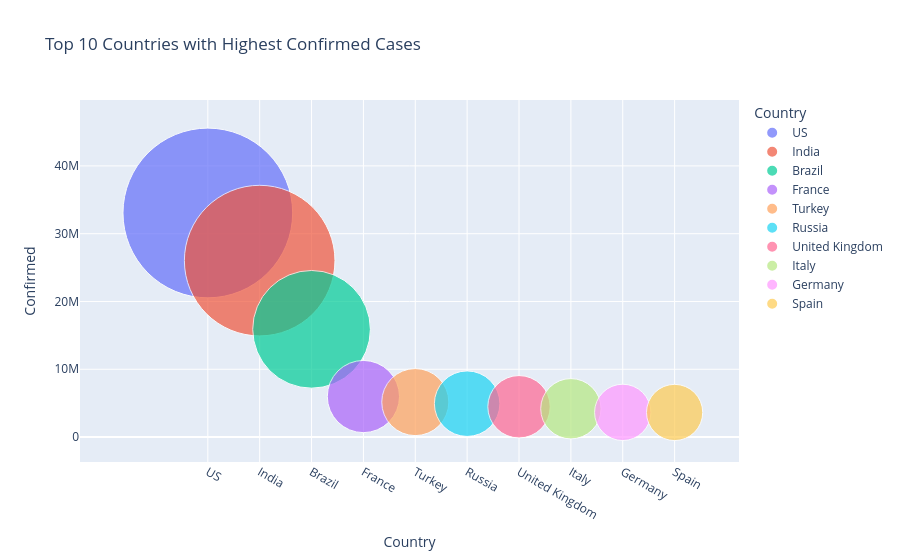

Notebook source saved alongside this figure:
### Code cell
top_ten_countries = pd.DataFrame(data.groupby("Country")["Confirmed"].sum().sort_values(ascending=False).head(10))
top_ten_countries.reset_index(inplace=True)
print(top_ten_countries)
one = px.scatter(top_ten_countries, x="Country", y="Confirmed", size="Confirmed", color="Country",size_max=120,title="Top 10 Countries with Highest Confirmed Cases")
one.show()
one.write_html("top_ten_countries.html")

### Figure 1 — Plotly figure (JSON) as saved in the notebook; plotly's stock layout.template omitted (floating-point values rounded to 4 significant figures)
{"data": [{"hovertemplate": "Country=%{x}<br>Confirmed=%{marker.size}<extra></extra>", "legendgroup": "US", "marker": {"color": "#636efa", "size": [33057486], "sizemode": "area", "sizeref": 2296.0, "symbol": "circle"}, "mode": "markers", "name": "US", "orientation": "v", "showlegend": true, "type": "scatter", "x": ["US"], "xaxis": "x", "y": [33057486], "yaxis": "y"}, {"hovertemplate": "Country=%{x}<br>Confirmed=%{marker.size}<extra></extra>", "legendgroup": "India", "marker": {"color": "#EF553B", "size": [26031991], "sizemode": "area", "sizeref": 2296.0, "symbol": "circle"}, "mode": "markers", "name": "India", "orientation": "v", "showlegend": true, "type": "scatter", "x": ["India"], "xaxis": "x", "y": [26031991], "yaxis": "y"}, {"hovertemplate": "Country=%{x}<br>Confirmed=%{marker.size}<extra></extra>", "legendgroup": "Brazil", "marker": {"color": "#00cc96", "size": [15894094], "sizemode": "area", "sizeref": 2296.0, "symbol": "circle"}, "mode": "markers", "name": "Brazil", "orientation": "v", "showlegend": true, "type": "scatter", "x": ["Brazil"], "xaxis": "x", "y": [15894094], "yaxis": "y"}, {"hovertemplate": "Country=%{x}<br>Confirmed=%{marker.size}<extra></extra>", "legendgroup": "France", "marker": {"color": "#ab63fa", "size": [5979099], "sizemode": "area", "sizeref": 2296.0, "symbol": "circle"}, "mode": "markers", "name": "France", "orientation": "v", "showlegend": true, "type": "scatter", "x": ["France"], "xaxis": "x", "y": [5979099], "yaxis": "y"}, {"hovertemplate": "Country=%{x}<br>Confirmed=%{marker.size}<extra></extra>", "legendgroup": "Turkey", "marker": {"color": "#FFA15A", "size": [5160423], "sizemode": "area", "sizeref": 2296.0, "symbol": "circle"}, "mode": "markers", "name": "Turkey", "orientation": "v", "showlegend": true, "type": "scatter", "x": ["Turkey"], "xaxis": "x", "y": [5160423], "yaxis": "y"}, {"hovertemplate": "Country=%{x}<br>Confirmed=%{marker.size}<extra></extra>", "legendgroup": "Russia", "marker": {"color": "#19d3f3", "size": [4926717], "sizemode": "area", "sizeref": 2296.0, "symbol": "circle"}, "mode": "markers", "name": "Russia", "orientation": "v", "showlegend": true, "type": "scatter", "x": ["Russia"], "xaxis": "x", "y": [4926717], "yaxis": "y"}, {"hovertemplate": "Country=%{x}<br>Confirmed=%{marker.size}<extra></extra>", "legendgroup": "United Kingdom", "marker": {"color": "#FF6692", "size": [4471065], "sizemode": "area", "sizeref": 2296.0, "symbol": "circle"}, "mode": "markers", "name": "United Kingdom", "orientation": "v", "showlegend": true, "type": "scatter", "x": ["United Kingdom"], "xaxis": "x", "y": [4471065], "yaxis": "y"}, {"hovertemplate": "Country=%{x}<br>Confirmed=%{marker.size}<extra></extra>", "legendgroup": "Italy", "marker": {"color": "#B6E880", "size": [4178261], "sizemode": "area", "sizeref": 2296.0, "symbol": "circle"}, "mode": "markers", "name": "Italy", "orientation": "v", "showlegend": true, "type": "scatter", "x": ["Italy"], "xaxis": "x", "y": [4178261], "yaxis": "y"}, {"hovertemplate": "Country=%{x}<br>Confirmed=%{marker.size}<extra></extra>", "legendgroup": "Germany", "marker": {"color": "#FF97FF", "size": [3642568], "sizemode": "area", "sizeref": 2296.0, "symbol": "circle"}, "mode": "markers", "name": "Germany", "orientation": "v", "showlegend": true, "type": "scatter", "x": ["Germany"], "xaxis": "x", "y": [3642568], "yaxis": "y"}, {"hovertemplate": "Country=%{x}<br>Confirmed=%{marker.size}<extra></extra>", "legendgroup": "Spain", "marker": {"color": "#FECB52", "size": [3631661], "sizemode": "area", "sizeref": 2296.0, "symbol": "circle"}, "mode": "markers", "name": "Spain", "orientation": "v", "showlegend": true, "type": "scatter", "x": ["Spain"], "xaxis": "x", "y": [3631661], "yaxis": "y"}], "layout": {"legend": {"itemsizing": "constant", "title": {"text": "Country"}, "tracegroupgap": 0}, "title": {"text": "Top 10 Countries with Highest Confirmed Cases"}, "xaxis": {"anchor": "y", "categoryarray": ["US", "India", "Brazil", "France", "Turkey", "Russia", "United Kingdom", "Italy", "Germany", "Spain"], "categoryorder": "array", "domain": [0, 1], "title": {"text": "Country"}}, "yaxis": {"anchor": "x", "domain": [0, 1], "title": {"text": "Confirmed"}}}}
